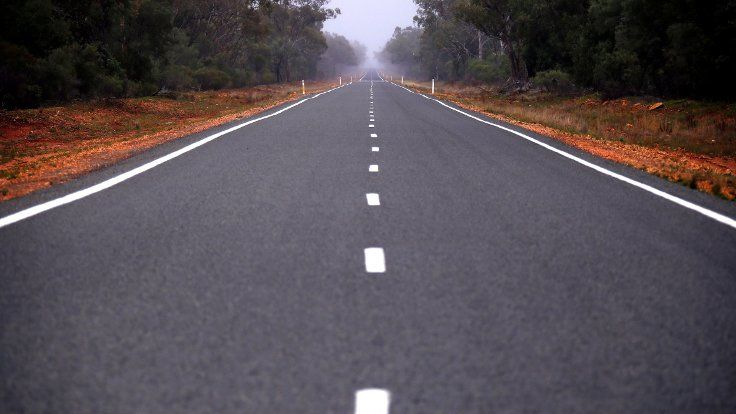
#> input picture resimler/avustralya-yol.jpg, 736 x 414 px, given in place of the camera
$ python paint.py
#> lines starting #> are read from the running program, lines starting #| are printed output that depends on the picture; after the words box and inside, x2 and y2 are one past the last pixel; in counts of white or black regions, pixels touching at a corner belong together
#> further down, img is the input picture: shape (414, 736, 3); mean B, G, R 82.9, 77, 85.1
import cv2
import numpy as np
frameWidth = 720
frameHeight = 480
cap = cv2.VideoCapture(0)
cap.set(3, frameWidth)
cap.set(4, frameHeight)
cap.set(10,150)

low_gr = np.array([0,255,0])
high_gr = np.array([0,255,0])

low_pink = np.array([251,143,255])
high_pink = np.array([251,143,255])

myColors = [[38,16,51,82,177,81],
            [168,129,59,178,181,255]
            ]
myColorValues = [[0,255,0],          ## BGR
                 [251,143,255]]

myPoints =  []  ## [x , y , colorId ]

def renkbul(img,myColors,myColorValues):
    imgHSV = cv2.cvtColor(img, cv2.COLOR_BGR2HSV)
#> imgHSV: shape (414, 736, 3); mean H, S, V 101.8, 54.7, 91.5
    count = 0
    newPoints=[]
    for color in myColors:
        lower = np.array(color[0:3])
        upper = np.array(color[3:6])
        mask = cv2.inRange(imgHSV,lower,upper)
        x,y=getContours(mask)
        cv2.circle(imgResult,(x,y),15,myColorValues[count],cv2.FILLED)
        if x!=0 and y!=0:
            newPoints.append([x,y,count])
        count +=1
#> this loop made 2 passes
#> (x, y) on pass 1: (0, 0)
#> (contours in getContours, x, y) on pass 2: (2 contours, all with area under 20, 0, 0)
#> pass 1, in renkbul, `mask = cv2.inRange(imgHSV,lower,upper)`:
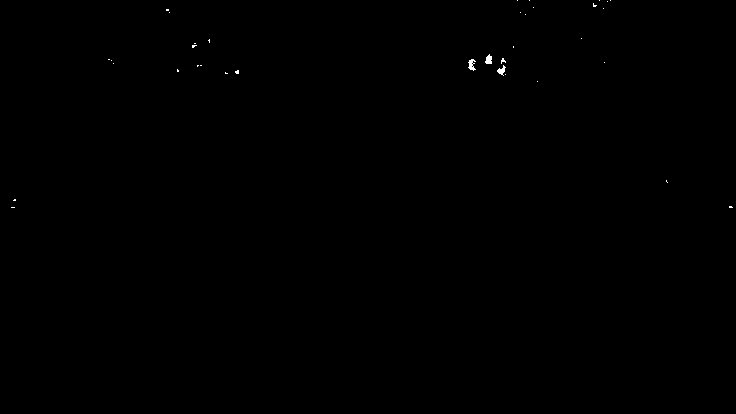
#> mask: shape (414, 736); 0.09% white; 36 white regions (33 under 20 px), largest, box (x1, y1, x2, y2) and area: (468, 59, 476, 71) 56, (485, 54, 492, 64) 51, (497, 65, 506, 76) 46
#> pass 2, in renkbul, `mask = cv2.inRange(imgHSV,lower,upper)`:
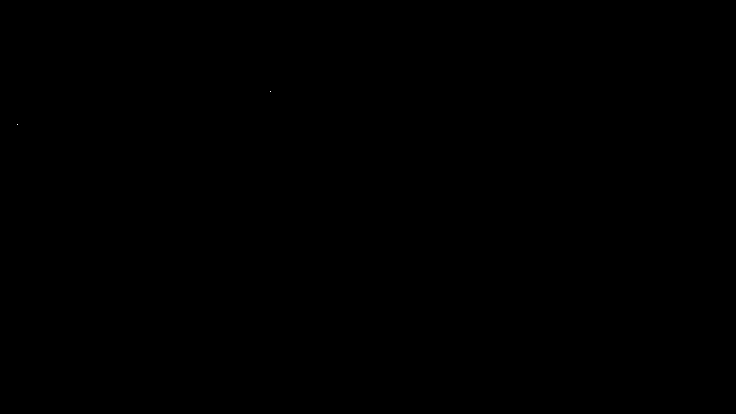
#> mask: shape (414, 736); 0% white in thin lines or dots, all inside (x1, y1, x2, y2) = (17, 91, 271, 125)
#> after the loop:
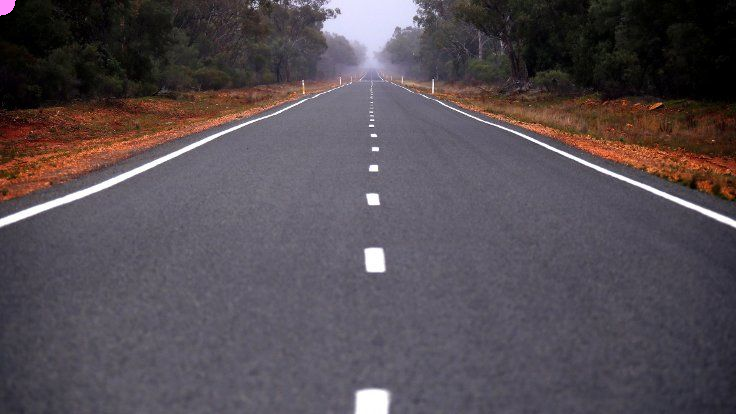
#> imgResult: shape (414, 736, 3); 0.06% of pixels changed, all inside (x1, y1, x2, y2) = (0, 0, 16, 16)
#> after the loop, count = 2; newPoints = []

        #cv2.imshow(str(color[0]),mask)
    return newPoints

def getContours(img):
    contours,hierarchy = cv2.findContours(img,cv2.RETR_EXTERNAL,cv2.CHAIN_APPROX_NONE)
    x,y,w,h = 0,0,0,0
    for cnt in contours:
        alan = cv2.contourArea(cnt)
        if alan > 800:
            #cv2.drawContours(imgResult, cnt, -1, (255, 0, 0), 3)
            peri = cv2.arcLength(cnt,True)
            approx = cv2.approxPolyDP(cnt,0.02*peri,True)
            x, y, w, h = cv2.boundingRect(approx)
    return x+w//2,y

def ciz(myPoints,myColorValues):
    for point in myPoints:
        cv2.circle(imgResult, (point[0], point[1]), 12, myColorValues[point[2]], cv2.FILLED)


def kosebul(img):
    contours,hie = cv2.findContours(img,cv2.RETR_EXTERNAL,cv2.CHAIN_APPROX_NONE)

    for cnt in contours:
        alan = cv2.contourArea(cnt)

        if alan > 1800:
            cv2.drawContours(new, cnt, -1, (255, 0, 0), 3)
            peri = cv2.arcLength(cnt,True)
            print("PERİ = " , peri)
            approx = cv2.approxPolyDP(cnt,0.04*peri,True)
            print("Approx = " , len(approx))
            objKose = len(approx)
            print(objKose)
            x , y , w , h = cv2.boundingRect(approx)

            if objKose == 3:
                objType = "Ucgen"
            elif objKose == 4:
                oran = w/float(h)
                if oran > 0.95 and oran < 1.05:
                    objType = "Kare"
                else:
                    objType = "Dikdortgen"
            elif objKose ==5  :
                objType = "Besgen"
            elif objKose == 6 :
                objType = "Altigen"
            elif objKose == 7 :
                objType = "Yedigen"
            elif objKose == 8 :
                objType = "Sekizgen"
            elif objKose > 8 :
                objType = "Bilinmiyor"

            cv2.rectangle(new,(x,y),(x+w,y+h),(0,255,0),2)
            cv2.putText(new,objType,
                        (x+(w//2)-50,y+(h//2)),cv2.FONT_HERSHEY_COMPLEX,0.7,
                        (255,255,255),2)
    return


while True:
    success, img = cap.read()

    imgResult = img.copy()

    newPoints = renkbul(img, myColors,myColorValues)
#> newPoints = []
    if len(newPoints)!=0:
        for newP in newPoints:
            myPoints.append(newP)
    if len(myPoints)!=0:
        ciz(myPoints,myColorValues)

    imgCont = img.copy()

    green_mask = cv2.inRange(imgResult,low_gr,high_gr)
#> green_mask: shape (414, 736); every value is 0
    green = cv2.bitwise_and(imgResult,imgResult,mask=green_mask)
#> green: shape (414, 736, 3); every value is 0

    pink_mask = cv2.inRange(imgResult,low_pink,high_pink)
#> pink_mask: shape (414, 736); 0.06% white; 1 white region, box (x1, y1, x2, y2) and area: (0, 0, 16, 16) 193
    pink = cv2.bitwise_and(imgResult,imgResult,mask=pink_mask)

    new = cv2.addWeighted(pink, 0.8, green, 1.0, 0.)

    imgGS = cv2.cvtColor(new, cv2.COLOR_BGR2GRAY)
    imgBlur = cv2.GaussianBlur(imgGS, (7, 7), 1)
    imgCanny = cv2.Canny(imgBlur, 100, 50)
#> imgCanny: shape (414, 736); 0.01% white in thin lines or dots, all inside (x1, y1, x2, y2) = (0, 0, 16, 16)
    imgblack = np.zeros_like(img)

    kosebul(imgCanny)
#> in kosebul, `contours,hie = cv2.findContours(img,cv2.RETR_EXTERNAL,cv2.CHAIN_APPROX..`: contours = 1 contour, all with area under 20; hie = [[-1, -1, -1, -1]]
#> the loop in kosebul, `for cnt in contours:` made 1 pass
#> alan on pass 1: 6.5


    cv2.imshow("new",new)

    cv2.imshow("Canny", imgCanny)
    #cv2.imshow("cont",imgCont)
    cv2.imshow("Result", imgResult)

    if cv2.waitKey(1) & 0xFF == ord('q'):
#> (key q is pressed here)
        break
